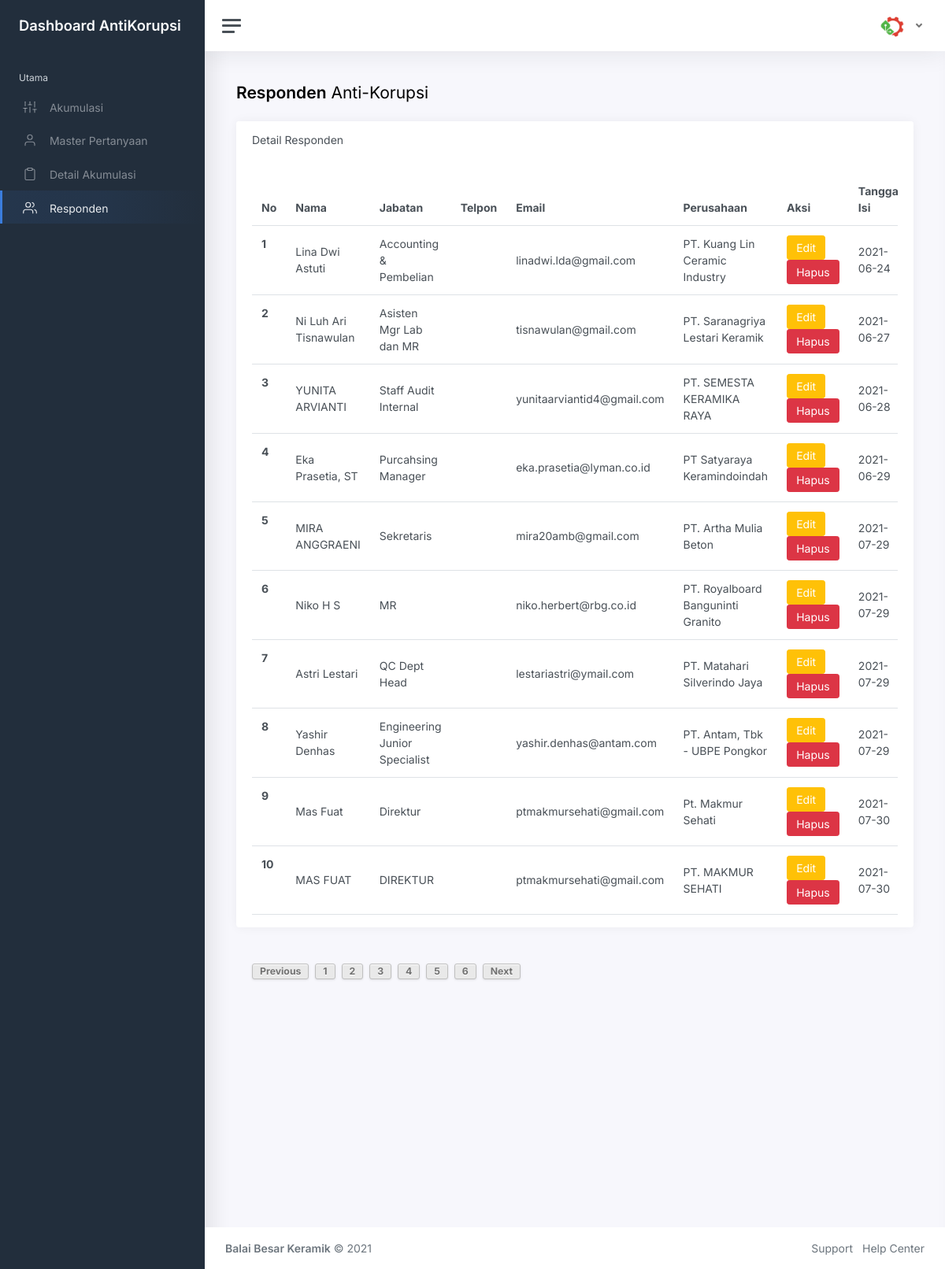
Page /responden.php?halaman=5 on the committed database.
### tables this page shows
CREATE TABLE `responden` (
  `idResponden` varchar(255) NOT NULL,
  `namaResponden` varchar(255) NOT NULL,
  `profesiResponden` varchar(255) DEFAULT NULL,
  `phoneResponden` varchar(255) NOT NULL,
  `emailResponden` varchar(255) NOT NULL,
  `perusahaanResponden` varchar(255) DEFAULT NULL,
  `dateCreate` date NOT NULL
);

### koneksi.php (called while the page is built, shortened)
<?php
$servername = "localhost";
$username = "root";
$password = "merdeka";
$db ="korupsi";
$conn = mysqli_connect($servername, $username, $password, $db);
function queryResponden(){
	global $conn;
		$ambil = mysqli_query($conn,"SELECT * FROM responden");
		return $ambil;
}
function limitResponden($halaman_awal, $batas){
	global $conn;
		$ambil = mysqli_query($conn,"select * from responden limit $halaman_awal, $batas");
		return $ambil;
}
?>

### responden.php (the view, shortened to what this page needs)
<?php
require_once "koneksi.php";
		$dataPakan= getResponden();
		$dataJumlah= queryResponden();
    $no = 1;
	$batas = 10;
	$halaman = isset($_GET['halaman'])?(int)$_GET['halaman'] : 1;
	$halaman_awal = ($halaman>1) ? ($halaman * $batas) - $batas : 0;
	$previous = $halaman - 1;
	$next = $halaman + 1;
	$jumlah_data = mysqli_num_rows($dataJumlah);
	$total_halaman = ceil($jumlah_data/$batas);
	$limitData=limitResponden($halaman_awal, $batas);
?>
<!DOCTYPE html>
<html lang="en">
<head>
	<link href="css/app.css" rel="stylesheet">
	<link rel="stylesheet" href="//code.jquery.com/ui/1.12.1/themes/base/jquery-ui.css">
</head>
<body>
	<div class="wrapper">
		<nav id="sidebar" class="sidebar">
			<div class="sidebar-content js-simplebar">
				<a class="sidebar-brand" href="index.html">
          <span class="align-middle">Dashboard AntiKorupsi</span>
        </a>
				<ul class="sidebar-nav">
					<li class="sidebar-header">
						Utama
					</li>
					<li class="sidebar-item">
						<a class="sidebar-link" href="akumulasi.php">
              <i class="align-middle" data-feather="sliders"></i> <span class="align-middle">Akumulasi</span>
            </a>
					</li>
					<li class="sidebar-item">
						<a class="sidebar-link" href="pertanyaan.php">
              <i class="align-middle" data-feather="user"></i> <span class="align-middle">Master Pertanyaan</span>
            </a>
					</li>
					<li class="sidebar-item">
						<a class="sidebar-link" href="detail-akumulasi.php">
              <i class="align-middle" data-feather="clipboard"></i> <span class="align-middle">Detail Akumulasi</span>
            </a>
					</li>
					<li class="sidebar-item active">
						<a class="sidebar-link" href="responden.php">
              <i class="align-middle" data-feather="users"></i> <span class="align-middle">Responden</span>
            </a>
					</li>
			</div>
		</nav>
		<div class="main">
			<nav class="navbar navbar-expand navbar-light navbar-bg">
				<a class="sidebar-toggle d-flex">
          <i class="hamburger align-self-center"></i>
        </a>
				<div class="navbar-collapse collapse">
					<ul class="navbar-nav navbar-align">
						<li class="nav-item dropdown">
							<a class="nav-link dropdown-toggle d-none d-sm-inline-block" href="#" data-bs-toggle="dropdown">
                <img src="img/avatars/avatar.jpg" class="avatar img-fluid rounded me-1" alt="Charles Hall" /> <span class="text-dark"><?php echo $_SESSION['username'];?></span>
              </a>
						</li>
					</ul>
				</div>
			</nav>
			<main class="content">
				<div class="container-fluid p-0">
					<div class="row mb-2 mb-xl-3">
						<div class="col-auto d-none d-sm-block">
							<h3><strong>Responden</strong> Anti-Korupsi</h3>
						</div>
					</div>
					<div class="row">
						<div class="col-xl-12 col-xxl-12">
							<div class="card flex-fill w-100">
								<div class="card-header">
									<h5 class="card-title mb-0">Detail Responden</h5>
								</div>
								<div class="card-body py-3">
									<div class="table-responsive">
										<table class="table table-hover my-0 mx-0">
											<thead>
												<tr>
													<th>No</th>
													<th>Nama</th>
													<th>Jabatan</th>
													<th>Telpon</th>
													<th>Email</th>
													<th>Perusahaan</th>
													<th>Aksi</th>
													<th>Tanggal Isi</th>
												</tr>
											</thead>
											<tbody>
									<?php
		  if(!isset($dataPakan)){
			  echo "<h2 class='text-center'> Belum ada data</h2>";
		  }else{
while($row=mysqli_fetch_array($limitData)){
 ?>
    <tr>
      <th><?php print($no++); ?></th>
      <td><?php print($row['namaResponden']);?></td>
      <td><?php print($row['profesiResponden']); ?></td>
      <td><?php print($row['telponResponden']); ?></td>
      <td><?php print($row['emailResponden']); ?></td>
      <td><?php print($row['perusahaanResponden']); ?></td>
	  <td><button type="button" id="<?php print($row['idResponden'])?>" class="ubah-responden btn btn-warning" data-toggle="modal" data-target="#editModal"><i class="edit align-self-center"></i> Edit</button>
	  <button type="button" id="<?php print($row['idResponden'])?>" class="hapus-responden btn btn-danger" data-toggle="modal" data-target="#hapusModal"><i class="delete align-self-center"></i> Hapus</button></td>
	  <td><?php print($row['dateCreate']); ?></td>
    </tr>
		  <?php }
		  }?>
									</tbody>
										</table>
									</div>
								</div>
							</div>
							<div class="pagination">
		  <a class="page" <?php if($halaman > 1){ echo "href='?halaman=$previous'"; } ?>>Previous</a><?php
				for($x=1;$x<=$total_halaman;$x++){
					?>
					<a class="page" href="?halaman=<?php echo $x ?>"><?php echo $x; ?></a>
					<?php
				}
				?>	<a class="page" <?php if($halaman < $total_halaman) { echo "href='?halaman=$next'"; } ?>>Next</a>
	</div>
						</div>
					</div>
				</div>
			</main>
			<footer class="footer">
				<div class="container-fluid">
					<div class="row text-muted">
						<div class="col-6 text-start">
							<p class="mb-0">
								<a href="index.html" class="text-muted"><strong>Balai Besar Keramik</strong></a> &copy; <?php print_r(date('Y'));?>
							</p>
						</div>
						<div class="col-6 text-end">
							<ul class="list-inline">
								<li class="list-inline-item">
									<a class="text-muted" href="#">Support</a>
								</li>
								<li class="list-inline-item">
									<a class="text-muted" href="#">Help Center</a>
								</li>
							</ul>
						</div>
					</div>
				</div>
			</footer>
		</div>
	</div>
</body>
</html>

### rows in the picture
responden: namaResponden "Lina Dwi Astuti", profesiResponden "Accounting & Pembelian", emailResponden "linadwi.lda@gmail.com", perusahaanResponden "PT. Kuang Lin Ceramic Industry", dateCreate "2021-06-24"
responden: namaResponden "Ni Luh Ari Tisnawulan", profesiResponden "Asisten Mgr Lab dan MR", emailResponden "tisnawulan@gmail.com", perusahaanResponden "PT. Saranagriya Lestari Keramik", dateCreate "2021-06-27"
responden: namaResponden "YUNITA ARVIANTI", profesiResponden "Staff Audit Internal", emailResponden "yunitaarviantid4@gmail.com", perusahaanResponden "PT. SEMESTA KERAMIKA RAYA", dateCreate "2021-06-28"
responden: namaResponden "Eka Prasetia, ST", profesiResponden "Purcahsing Manager", emailResponden "eka.prasetia@lyman.co.id", perusahaanResponden "PT Satyaraya Keramindoindah", dateCreate "2021-06-29"
responden: namaResponden "MIRA ANGGRAENI", profesiResponden "Sekretaris", emailResponden "mira20amb@gmail.com", perusahaanResponden "PT. Artha Mulia Beton", dateCreate "2021-07-29"
responden: namaResponden "Niko H S", profesiResponden "MR", emailResponden "niko.herbert@rbg.co.id", perusahaanResponden "PT. Royalboard Banguninti Granito", dateCreate "2021-07-29"
responden: namaResponden "Astri Lestari", profesiResponden "QC Dept Head", emailResponden "lestariastri@ymail.com", perusahaanResponden "PT. Matahari Silverindo Jaya", dateCreate "2021-07-29"
responden: namaResponden "Yashir Denhas", profesiResponden "Engineering Junior Specialist", emailResponden "yashir.denhas@antam.com", perusahaanResponden "PT. Antam, Tbk - UBPE Pongkor", dateCreate "2021-07-29"
responden: namaResponden "Mas Fuat", profesiResponden "Direktur", emailResponden "ptmakmursehati@gmail.com", perusahaanResponden "Pt. Makmur Sehati", dateCreate "2021-07-30"
responden: namaResponden "MAS FUAT", profesiResponden "DIREKTUR", emailResponden "ptmakmursehati@gmail.com", perusahaanResponden "PT. MAKMUR SEHATI", dateCreate "2021-07-30"
